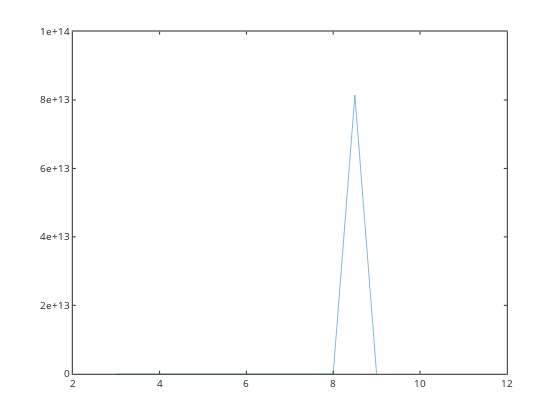

Notebook code cell kept with this figure:
### Code cell
plot(pH,MASSERR)

### Figure 1 — Plotly figure (JSON) as saved in the notebook; plotly's stock layout.template omitted (floating-point values rounded to 4 significant figures)
{"data": [{"line": {"color": "rgb(0,113,188)", "dash": "solid", "width": 0.5}, "marker": {"color": "rgb(0,113,188)", "line": {"color": "rgb(0,113,188)"}, "size": 6, "symbol": "none"}, "mode": "lines", "name": "", "showlegend": false, "type": "scatter", "visibility": true, "x": [3, 3.5, 4, 4.5, 5, 5.5, 6, 6.5, 7, 7.5, 8, 8.5, 9, 9.5, 10, 10.5, 11], "xaxis": "x", "y": [1.628e-17, 7.7e-18, 8.405e-18, 7.623e-21, 1.016e-20, 6.776e-21, 6.776e-21, 1.186e-20, 6.776e-21, 1.313e-20, 2.541e-20, 81420000000000.0, 1e-06, null, null, null, null], "yaxis": "y"}], "layout": {"height": 420, "hovermode": "closest", "margin": {"b": 0, "l": 0, "r": 0, "t": 0}, "plot_bgcolor": "rgba(0, 0, 0, 0)", "showlegend": false, "width": 560, "xaxis": {"anchor": "y", "autorange": false, "domain": [0.13, 0.905], "exponentformat": "none", "gridcolor": "rgba(38,38,38,0.15)", "gridwidth": 1, "linecolor": "rgb(38,38,38)", "linewidth": 1, "mirror": "ticks", "range": [2, 12], "showgrid": false, "showline": true, "side": "bottom", "spikedash": "solid", "spikemode": "across", "spikesides": false, "spikethickness": 1, "tickangle": 0, "tickcolor": "rgb(38,38,38)", "tickfont": {"color": "rgb(38,38,38)", "size": 10}, "ticklen": 3, "ticks": "inside", "ticktext": ["2", "4", "6", "8", "10", "12"], "tickvals": [2, 4, 6, 8, 10, 12], "title": {"font": {"color": "rgb(0, 0, 0)", "size": 11}, "text": ""}, "type": "linear", "visible": true, "zeroline": false}, "yaxis": {"anchor": "x", "autorange": false, "domain": [0.11, 0.925], "exponentformat": "none", "gridcolor": "rgba(38,38,38,0.15)", "gridwidth": 1, "linecolor": "rgb(38,38,38)", "linewidth": 1, "mirror": "ticks", "range": [0, 100000000000000], "showgrid": false, "showline": true, "side": "left", "spikedash": "solid", "spikemode": "across", "spikesides": false, "spikethickness": 1, "tickangle": 0, "tickcolor": "rgb(38,38,38)", "tickfont": {"color": "rgb(38,38,38)", "size": 10}, "ticklen": 3, "ticks": "inside", "ticktext": ["0", "2e+13", "4e+13", "6e+13", "8e+13", "1e+14"], "tickvals": [0, 20000000000000, 40000000000000, 60000000000000, 80000000000000, 100000000000000], "title": {"font": {"color": "rgb(0, 0, 0)", "size": 11}, "text": ""}, "type": "linear", "visible": true, "zeroline": false}}}
